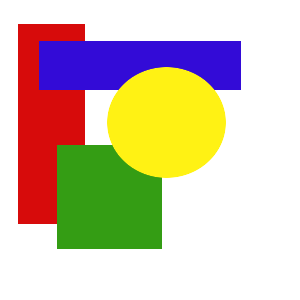
#> input picture 01_practice/images/sample3.png, 300 x 300 px
$ jupyter execute 02_find_contour.ipynb   (older library calls are emulated)
#> lines starting #> are read from the running program, lines starting #| are printed output that depends on the picture; after the words box and inside, x2 and y2 are one past the last pixel; in counts of white or black regions, pixels touching at a corner belong together
### OepnCV - find contour - (1)

[cell 1]
import numpy as np
import cv2
from matplotlib import pyplot as plt

[cell 2]
def contour1():
    imgfile = 'images/sample3.png'
    img = cv2.imread(imgfile)
#> img is the input picture: shape (300, 300, 3); mean B, G, R 174.6, 196, 210
    imgray = cv2.cvtColor(img, cv2.COLOR_BGR2GRAY)
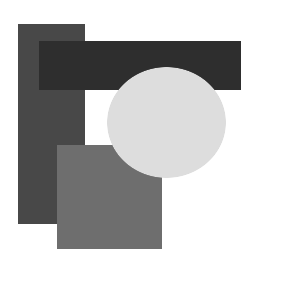
#> imgray: shape (300, 300); min 46, max 255, mean 197.7

    edge = cv2.Canny(imgray, 100, 200)
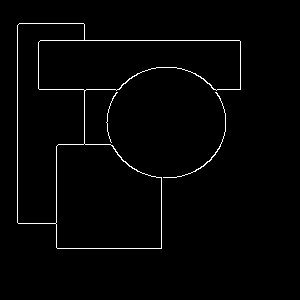
#> edge: shape (300, 300); 1.7% white in thin lines or dots, all inside (x1, y1, x2, y2) = (17, 23, 241, 249)
    image, contours, hierarchy = cv2.findContours(edge, cv2.RETR_TREE, cv2.CHAIN_APPROX_SIMPLE)
#> contours = 6 contours, 1 with area under 20; largest, box (x1, y1, x2, y2) and area: (17, 23, 241, 249) 27153, (55, 143, 162, 249) 9765, (17, 23, 85, 224) 8934, (38, 40, 241, 91) 8400, (163, 92, 226, 178) 26

    #cv2.imshow('edge', edge)
    cv2.drawContours(img, contours, -1, (127, 127, 127), 3)
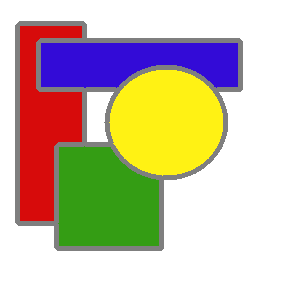
#> img: shape (300, 300, 3); 7.93% of pixels changed, all inside (x1, y1, x2, y2) = (15, 21, 243, 251)
    #cv2.imshow('contour', img)

    fig, axs = plt.subplots(nrows=1, ncols=2)
    axs[0].set_title('edge')
    axs[0].imshow(edge)
    axs[1].set_title('contour')
    axs[1].imshow(img)
    plt.show()
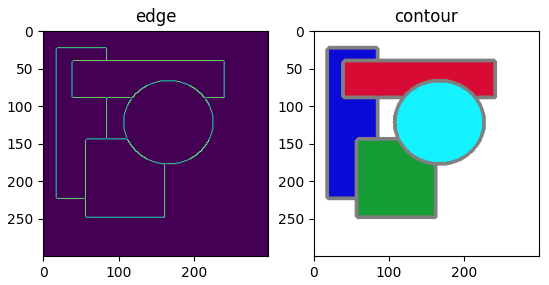
#> figure drawn by matplotlib, 2 panels; B, G, R data is drawn as R, G, B

    # [4 lines of commented-out code are left out]

[cell 3]
contour1()

### OepnCV - find contour - (2)

[cell 4]
def contour_approx1():
    imgfile = 'images/sample4.png'
    img = cv2.imread(imgfile)
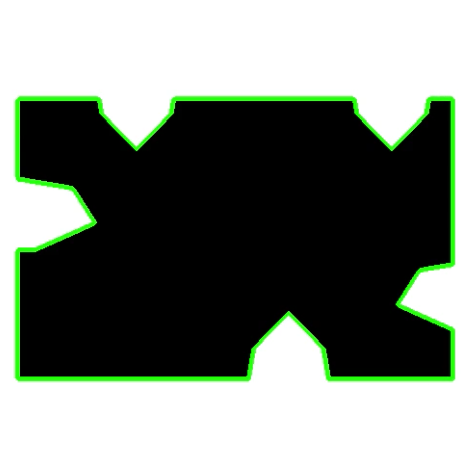
#> input picture 01_practice/images/sample4.png, 475 x 475 px
#> img is the input picture: shape (475, 475, 3); mean B, G, R 129.5, 137.7, 130.3
    img2 = img.copy()
    imgray = cv2.cvtColor(img, cv2.COLOR_BGR2GRAY)
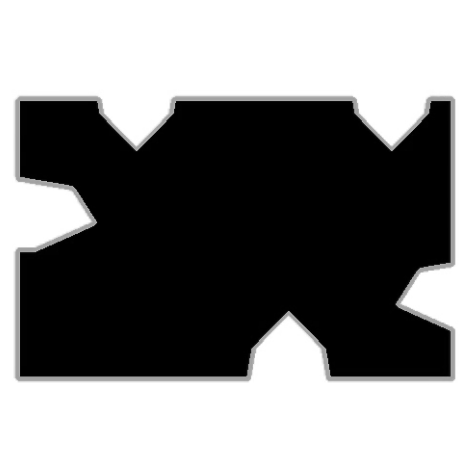
#> imgray: shape (475, 475); min 0, max 255, mean 134.6

    edge = cv2.Canny(imgray, 100, 200)
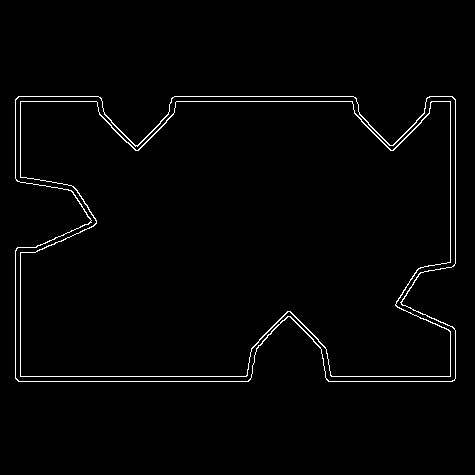
#> edge: shape (475, 475); 1.7% white in thin lines or dots, all inside (x1, y1, x2, y2) = (15, 96, 456, 382)
    image, contours, hierarchy = cv2.findContours(edge, cv2.RETR_TREE, cv2.CHAIN_APPROX_SIMPLE)
#> contours = 4 contours; box (x1, y1, x2, y2) and area: (15, 96, 456, 382) 111793, (15, 96, 456, 382) 111502, (20, 101, 451, 377) 103527, (20, 101, 451, 377) 103214

    cnt = contours[0]
#> cnt = contour of 280 points, box (x1, y1, x2, y2) (15, 96, 456, 382), area 111793
    cv2.drawContours(img, contours, -1, (127, 127, 127), 3)
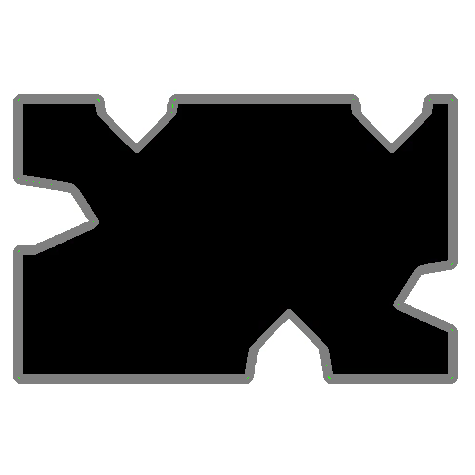
#> img: shape (475, 475, 3); 7.46% of pixels changed, all inside (x1, y1, x2, y2) = (13, 94, 458, 384)

    epsilon = 0.1 * cv2.arcLength(cnt, True) # 許容値（※今回は閉曲線の周りに比例）
#> epsilon = 183.3
    approx = cv2.approxPolyDP(cnt, epsilon, True) # 許容値(<-0) =~ contours
#> approx = [[15, 99], [18, 381], [454, 380], [452, 96]]
    cv2.drawContours(img2, [approx], -1, (127, 127, 127), 3)
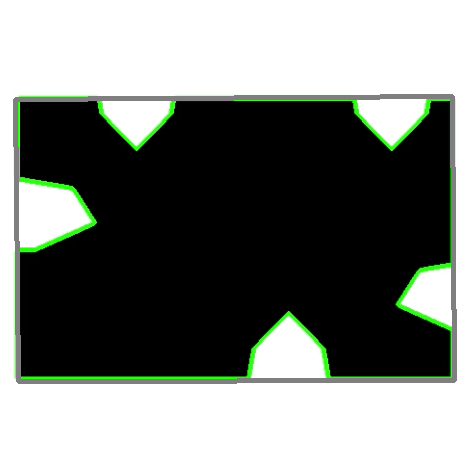
#> img2: shape (475, 475, 3); 3.18% of pixels changed, all inside (x1, y1, x2, y2) = (13, 94, 457, 384)

    # [5 lines of commented-out code are left out]

    fig, axs = plt.subplots(nrows=1, ncols=2)
    axs[0].set_title('img')
    axs[0].imshow(img)
    axs[1].set_title('img2')
    axs[1].imshow(img2)
    plt.show()
#> figure, not shown here; B, G, R data is drawn as R, G, B

    # [5 lines of commented-out code are left out]
